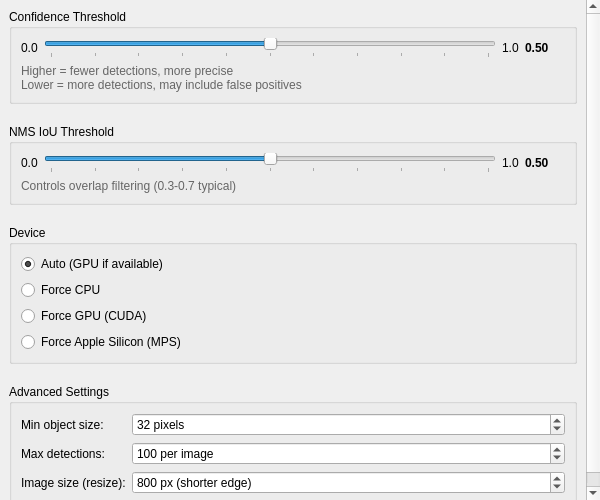
<?xml version="1.0" encoding="UTF-8"?>
<ui version="4.0">
 <class>ConfigurationPage</class>
 <widget class="QWizardPage" name="ConfigurationPage">
  <property name="geometry">
   <rect>
    <x>0</x>
    <y>0</y>
    <width>600</width>
    <height>500</height>
   </rect>
  </property>
  <layout class="QVBoxLayout" name="page_layout">
   <property name="leftMargin">
    <number>0</number>
   </property>
   <property name="topMargin">
    <number>0</number>
   </property>
   <property name="rightMargin">
    <number>0</number>
   </property>
   <property name="bottomMargin">
    <number>0</number>
   </property>
   <item>
    <widget class="QScrollArea" name="scroll_area_">
     <property name="widgetResizable">
      <bool>true</bool>
     </property>
     <property name="frameShape">
      <enum>QFrame::NoFrame</enum>
     </property>
     <widget class="QWidget" name="content_widget_">
      <property name="geometry">
       <rect>
        <x>0</x>
        <y>0</y>
        <width>580</width>
        <height>600</height>
       </rect>
      </property>
      <layout class="QVBoxLayout" name="content_layout">
       <property name="spacing">
        <number>20</number>
       </property>
       <item>
        <widget class="QGroupBox" name="confidence_group_">
         <property name="title">
          <string>Confidence Threshold</string>
         </property>
         <layout class="QVBoxLayout" name="confidence_layout">
          <item>
           <layout class="QHBoxLayout" name="confidence_slider_layout">
            <item>
             <widget class="QLabel" name="confidence_min_label_">
              <property name="text">
               <string>0.0</string>
              </property>
             </widget>
            </item>
            <item>
             <widget class="QSlider" name="confidence_slider_">
              <property name="minimum">
               <number>0</number>
              </property>
              <property name="maximum">
               <number>100</number>
              </property>
              <property name="value">
               <number>50</number>
              </property>
              <property name="orientation">
               <enum>Qt::Horizontal</enum>
              </property>
              <property name="tickPosition">
               <enum>QSlider::TicksBelow</enum>
              </property>
              <property name="tickInterval">
               <number>10</number>
              </property>
             </widget>
            </item>
            <item>
             <widget class="QLabel" name="confidence_max_label_">
              <property name="text">
               <string>1.0</string>
              </property>
             </widget>
            </item>
            <item>
             <widget class="QLabel" name="confidence_value_label_">
              <property name="minimumSize">
               <size>
                <width>40</width>
                <height>0</height>
               </size>
              </property>
              <property name="styleSheet">
               <string notr="true">font-weight: bold;</string>
              </property>
              <property name="text">
               <string>0.50</string>
              </property>
             </widget>
            </item>
           </layout>
          </item>
          <item>
           <widget class="QLabel" name="confidence_help_">
            <property name="styleSheet">
             <string notr="true">color: #666;</string>
            </property>
            <property name="text">
             <string>Higher = fewer detections, more precise
Lower = more detections, may include false positives</string>
            </property>
           </widget>
          </item>
         </layout>
        </widget>
       </item>
       <item>
        <widget class="QGroupBox" name="nms_group_">
         <property name="title">
          <string>NMS IoU Threshold</string>
         </property>
         <layout class="QVBoxLayout" name="nms_layout">
          <item>
           <layout class="QHBoxLayout" name="nms_slider_layout">
            <item>
             <widget class="QLabel" name="nms_min_label_">
              <property name="text">
               <string>0.0</string>
              </property>
             </widget>
            </item>
            <item>
             <widget class="QSlider" name="nms_slider_">
              <property name="minimum">
               <number>0</number>
              </property>
              <property name="maximum">
               <number>100</number>
              </property>
              <property name="value">
               <number>50</number>
              </property>
              <property name="orientation">
               <enum>Qt::Horizontal</enum>
              </property>
              <property name="tickPosition">
               <enum>QSlider::TicksBelow</enum>
              </property>
              <property name="tickInterval">
               <number>10</number>
              </property>
             </widget>
            </item>
            <item>
             <widget class="QLabel" name="nms_max_label_">
              <property name="text">
               <string>1.0</string>
              </property>
             </widget>
            </item>
            <item>
             <widget class="QLabel" name="nms_value_label_">
              <property name="minimumSize">
               <size>
                <width>40</width>
                <height>0</height>
               </size>
              </property>
              <property name="styleSheet">
               <string notr="true">font-weight: bold;</string>
              </property>
              <property name="text">
               <string>0.50</string>
              </property>
             </widget>
            </item>
           </layout>
          </item>
          <item>
           <widget class="QLabel" name="nms_help_">
            <property name="styleSheet">
             <string notr="true">color: #666;</string>
            </property>
            <property name="text">
             <string>Controls overlap filtering (0.3-0.7 typical)</string>
            </property>
           </widget>
          </item>
         </layout>
        </widget>
       </item>
       <item>
        <widget class="QGroupBox" name="device_group_">
         <property name="title">
          <string>Device</string>
         </property>
         <layout class="QVBoxLayout" name="device_layout">
          <item>
           <widget class="QRadioButton" name="device_auto_radio_">
            <property name="text">
             <string>Auto (GPU if available)</string>
            </property>
            <property name="checked">
             <bool>true</bool>
            </property>
           </widget>
          </item>
          <item>
           <widget class="QRadioButton" name="device_cpu_radio_">
            <property name="text">
             <string>Force CPU</string>
            </property>
           </widget>
          </item>
          <item>
           <widget class="QRadioButton" name="device_gpu_radio_">
            <property name="text">
             <string>Force GPU (CUDA)</string>
            </property>
           </widget>
          </item>
          <item>
           <widget class="QRadioButton" name="device_mps_radio_">
            <property name="text">
             <string>Force Apple Silicon (MPS)</string>
            </property>
           </widget>
          </item>
         </layout>
        </widget>
       </item>
       <item>
        <widget class="QGroupBox" name="advanced_group_">
         <property name="title">
          <string>Advanced Settings</string>
         </property>
         <layout class="QFormLayout" name="advanced_layout">
          <item row="0" column="0">
           <widget class="QLabel" name="min_size_label_">
            <property name="text">
             <string>Min object size:</string>
            </property>
           </widget>
          </item>
          <item row="0" column="1">
           <widget class="QSpinBox" name="min_size_spin_">
            <property name="suffix">
             <string> pixels</string>
            </property>
            <property name="minimum">
             <number>1</number>
            </property>
            <property name="maximum">
             <number>500</number>
            </property>
            <property name="value">
             <number>32</number>
            </property>
           </widget>
          </item>
          <item row="1" column="0">
           <widget class="QLabel" name="max_detections_label_">
            <property name="text">
             <string>Max detections:</string>
            </property>
           </widget>
          </item>
          <item row="1" column="1">
           <widget class="QSpinBox" name="max_detections_spin_">
            <property name="suffix">
             <string> per image</string>
            </property>
            <property name="minimum">
             <number>1</number>
            </property>
            <property name="maximum">
             <number>1000</number>
            </property>
            <property name="value">
             <number>100</number>
            </property>
           </widget>
          </item>
          <item row="2" column="0">
           <widget class="QLabel" name="image_size_label_">
            <property name="text">
             <string>Image size (resize):</string>
            </property>
           </widget>
          </item>
          <item row="2" column="1">
           <widget class="QSpinBox" name="image_size_spin_">
            <property name="suffix">
             <string> px (shorter edge)</string>
            </property>
            <property name="minimum">
             <number>320</number>
            </property>
            <property name="maximum">
             <number>2048</number>
            </property>
            <property name="singleStep">
             <number>32</number>
            </property>
            <property name="value">
             <number>800</number>
            </property>
           </widget>
          </item>
         </layout>
        </widget>
       </item>
       <item>
        <spacer name="verticalSpacer">
         <property name="orientation">
          <enum>Qt::Vertical</enum>
         </property>
         <property name="sizeHint" stdset="0">
          <size>
           <width>20</width>
           <height>40</height>
          </size>
         </property>
        </spacer>
       </item>
      </layout>
     </widget>
    </widget>
   </item>
  </layout>
 </widget>
 <resources/>
 <connections/>
</ui>
